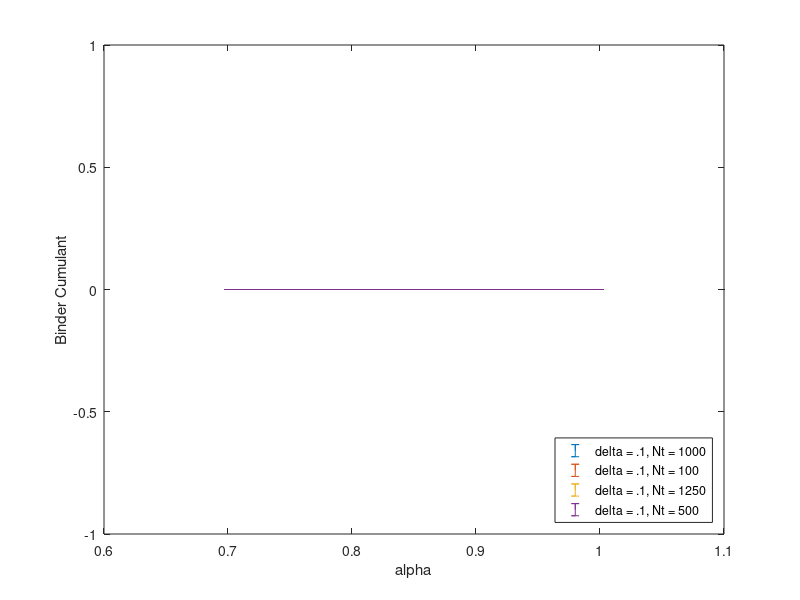
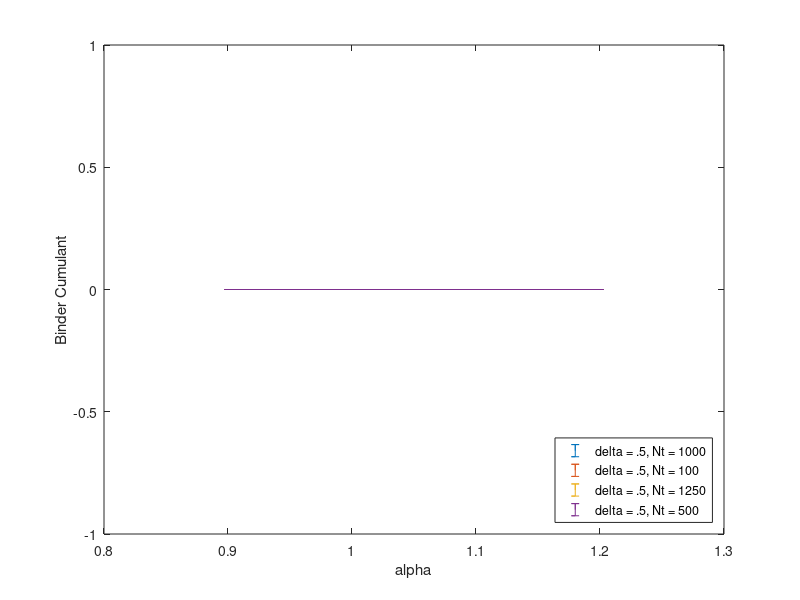
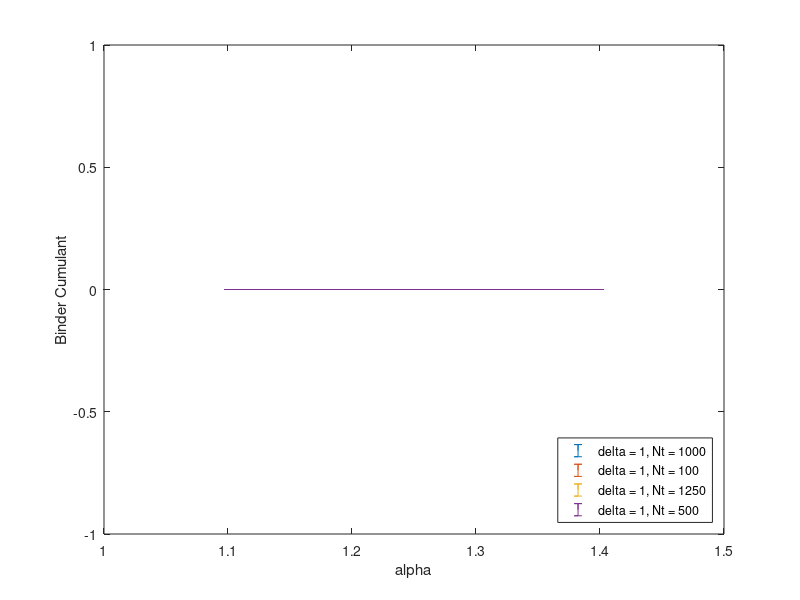

Recreate these plots in MATLAB, in order.
%plot the results listed in the result files here
n = 84;
for i = 1:n
	try
		data = csvread(strcat('results', num2str(i), '.csv'));
		mags(i) = 1 - data(8, 2) / (3*data(7, 2)*data(7, 2));
		mag_err(i) = (1 - mags(i))*(data(8, 3)/data(8, 2) + 2*data(7, 3)/data(7, 2));
	catch
		mags(i) = 0;
		mag_err(i) = 0;
	end_try_catch
end

alpha2 = 2*[.45, .475, .5, .525, .55, .575, .6];
alpha3 = 2*[.55, .575, .6, .625, .65, .675, .7];
alpha1 = 2*[.35, .375, .4, .425, .45, .475, .5];
%split mags
interval1 = 7;
interval2 = 7;
interval3 = 7;
ind1 = 1:interval1:28;
ind2 = 29:interval2:56;
ind3 = 57:interval3:84;
for i = 1:length(ind1)
	mag_mat1(i, :) = mags(ind1(i):ind1(i) + interval1 - 1);
	mag_err_mat1(i, :) = mag_err(ind1(i):ind1(i) + interval1 - 1);
	alpha_mat1(i, :) = alpha1;
end

for i = 1:length(ind2)
	mag_mat2(i, :) = mags(ind2(i):ind2(i) + interval2 - 1);
	mag_err_mat2(i, :) = mag_err(ind2(i):ind2(i) + interval2 - 1);
	alpha_mat2(i, :) = alpha2;
end

for i = 1:length(ind3)
	mag_mat3(i, :) = mags(ind3(i):ind3(i) + interval3 - 1);
	mag_err_mat3(i, :) = mag_err(ind3(i):ind3(i) + interval3 - 1);
	alpha_mat3(i, :) = alpha3;
end


%mag_mat = [mags(1:17); mags(18:34); mags(35:51); mags(52:68)];
%mag_err_mat = [mag_err(1:17); mag_err(18:34); mag_err(35:51); mag_err(52:68)];
%alpha_mat = [alpha; alpha; alpha; alpha];
%
%
%%make 3 plots
figure()
errorbar(alpha_mat1', mag_mat1', mag_err_mat1')
xlabel('alpha')
ylabel('Binder Cumulant')
legend('delta = .1, Nt = 1000', 'delta = .1, Nt = 100', 'delta = .1, Nt = 1250', 'delta = .1, Nt = 500', 'location', 'southeast')

figure()
errorbar(alpha_mat2', mag_mat2', mag_err_mat2')
xlabel('alpha')
ylabel('Binder Cumulant')
legend('delta = .5, Nt = 1000', 'delta = .5, Nt = 100', 'delta = .5, Nt = 1250', 'delta = .5, Nt = 500', 'location', 'southeast')

figure()
errorbar(alpha_mat3', mag_mat3', mag_err_mat3')
xlabel('alpha')
ylabel('Binder Cumulant')
legend('delta = 1, Nt = 1000', 'delta = 1, Nt = 100', 'delta = 1, Nt = 1250', 'delta = 1, Nt = 500', 'location', 'southeast')
